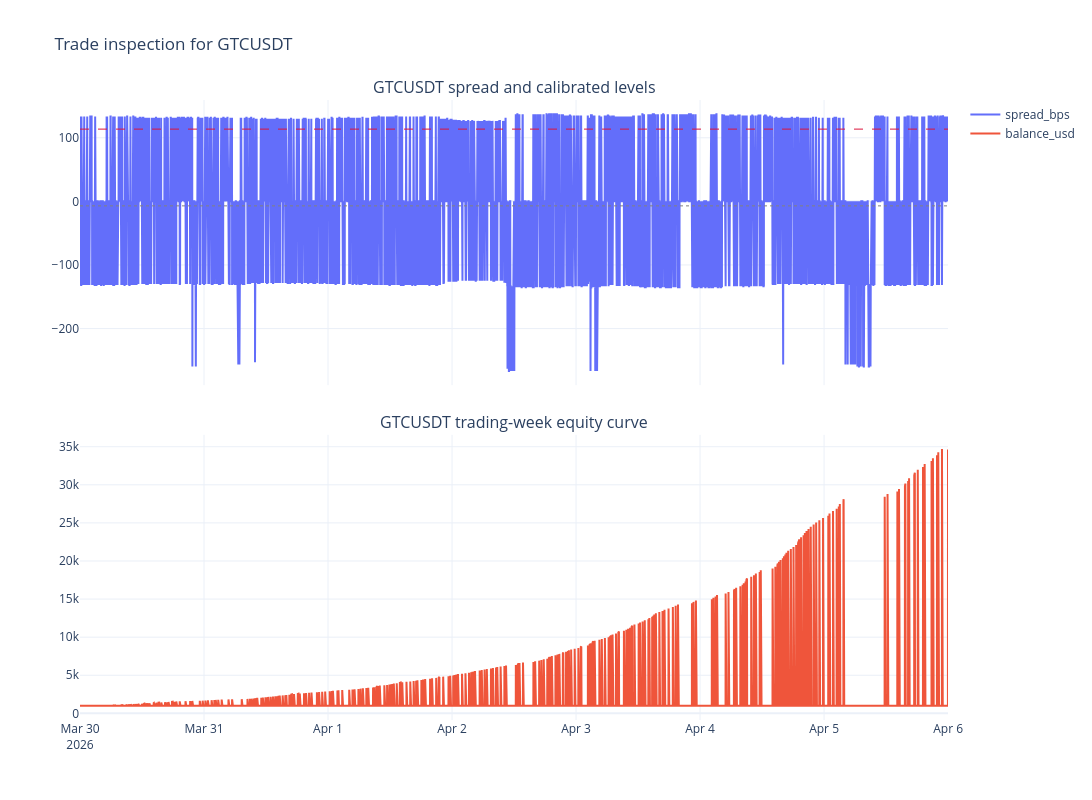

Here is the notebook cell this chart was saved with:
### Code cell
SELECTED_PAIR_SYMBOL = 'GTCUSDT'

if SELECTED_PAIR_SYMBOL is None:
    print("No pair available for trade inspection.")
else:
    selected_config = pair_summary.loc[pair_summary["symbol"] == SELECTED_PAIR_SYMBOL].iloc[0]
    selected_trading = pair_series[SELECTED_PAIR_SYMBOL]
    selected_trading = selected_trading[selected_trading["week_bucket"] == "trading"].copy()
    selected_summary, selected_trades = simulate_threshold_strategy(
        selected_trading,
        entry_threshold_bps=float(selected_config["optimal_entry_threshold_bps"]),
        target_spread_bps=float(selected_config["target_spread_bps"]),
        starting_capital=STARTING_CAPITAL,
    )

    equity_curve = selected_trading[["timestamp", "spread_bps", "spot_close", "perp_close"]].copy()
    equity_curve["balance_usd"] = STARTING_CAPITAL
    if not selected_trades.empty:
        balance_steps = selected_trades[["exit_time", "ending_balance"]].rename(
            columns={"exit_time": "timestamp", "ending_balance": "balance_usd"}
        )
        equity_curve = equity_curve.merge(balance_steps, on="timestamp", how="left", suffixes=("", "_step"))
        equity_curve["balance_usd"] = equity_curve["balance_usd_step"].combine_first(equity_curve["balance_usd"])
        equity_curve = equity_curve.drop(columns=["balance_usd_step"])
    equity_curve["balance_usd"] = equity_curve["balance_usd"].ffill()

    print(f"Selected pair: {SELECTED_PAIR_SYMBOL}")
    print(
        f"Trading-week summary: ending balance={selected_summary['ending_balance_usd']:.2f} USD, "
        f"net pnl={selected_summary['net_pnl_usd']:.2f} USD, trades={selected_summary['trade_count']}"
    )
    print(
        "Position handling: only one trade can be open at a time. "
        "The simulator does not enter a new trade while the current balance is already allocated to the open spot/perp position."
    )

    fig = make_subplots(
        rows=2,
        cols=1,
        shared_xaxes=True,
        vertical_spacing=0.08,
        subplot_titles=(
            f"{SELECTED_PAIR_SYMBOL} spread and calibrated levels",
            f"{SELECTED_PAIR_SYMBOL} trading-week equity curve"
        ),
    )
    fig.add_trace(
        go.Scatter(
            x=equity_curve["timestamp"],
            y=equity_curve["spread_bps"],
            mode="lines",
            name="spread_bps",
        ),
        row=1,
        col=1,
    )
    fig.add_hline(
        y=float(selected_config["target_spread_bps"]),
        line_width=1,
        line_dash="dot",
        line_color="gray",
        row=1,
        col=1,
    )
    fig.add_hline(
        y=float(selected_config["optimal_entry_threshold_bps"]),
        line_width=1,
        line_dash="dash",
        line_color="crimson",
        row=1,
        col=1,
    )
    fig.add_trace(
        go.Scatter(
            x=equity_curve["timestamp"],
            y=equity_curve["balance_usd"],
            mode="lines",
            name="balance_usd",
        ),
        row=2,
        col=1,
    )
    fig.update_layout(
        height=800,
        width=1200,
        template="plotly_white",
        title=f"Trade inspection for {SELECTED_PAIR_SYMBOL}",
    )
    fig.show()

    display(
        selected_trades[[
            "entry_time",
            "exit_time",
            "entry_spread_bps",
            "exit_spread_bps",
            "spot_capital_usd",
            "futures_capital_usd",
            "gross_pnl_usd",
            "fees_usd",
            "net_pnl_usd",
            "ending_balance",
            "holding_bars",
            "holding_minutes",
            "winner",
        ]] if not selected_trades.empty else selected_trades
    )

### Figure 1 — Plotly figure (JSON) as saved in the notebook; plotly's stock layout.template omitted (floating-point values rounded to 4 significant figures; data arrays with more than 128 entries replaced by an {"elided": "..."} marker saying what was removed)
{"data": [{"mode": "lines", "name": "spread_bps", "type": "scatter", "x": {"elided": "10080 str values"}, "xaxis": "x", "y": {"elided": "10080 float values"}, "yaxis": "y"}, {"mode": "lines", "name": "balance_usd", "type": "scatter", "x": {"elided": "10080 str values"}, "xaxis": "x2", "y": {"elided": "10080 float values"}, "yaxis": "y2"}], "layout": {"annotations": [{"font": {"size": 16}, "showarrow": false, "text": "GTCUSDT spread and calibrated levels", "x": 0.5, "xanchor": "center", "xref": "paper", "y": 1, "yanchor": "bottom", "yref": "paper"}, {"font": {"size": 16}, "showarrow": false, "text": "GTCUSDT trading-week equity curve", "x": 0.5, "xanchor": "center", "xref": "paper", "y": 0.46, "yanchor": "bottom", "yref": "paper"}], "height": 800, "shapes": [{"line": {"color": "gray", "dash": "dot", "width": 1}, "type": "line", "x0": 0, "x1": 1, "xref": "x domain", "y0": -7.084, "y1": -7.084, "yref": "y"}, {"line": {"color": "crimson", "dash": "dash", "width": 1}, "type": "line", "x0": 0, "x1": 1, "xref": "x domain", "y0": 113.6, "y1": 113.6, "yref": "y"}], "title": {"text": "Trade inspection for GTCUSDT"}, "width": 1200, "xaxis": {"anchor": "y", "domain": [0, 1], "matches": "x2", "showticklabels": false}, "xaxis2": {"anchor": "y2", "domain": [0, 1]}, "yaxis": {"anchor": "x", "domain": [0.54, 1]}, "yaxis2": {"anchor": "x2", "domain": [0, 0.46]}}}
